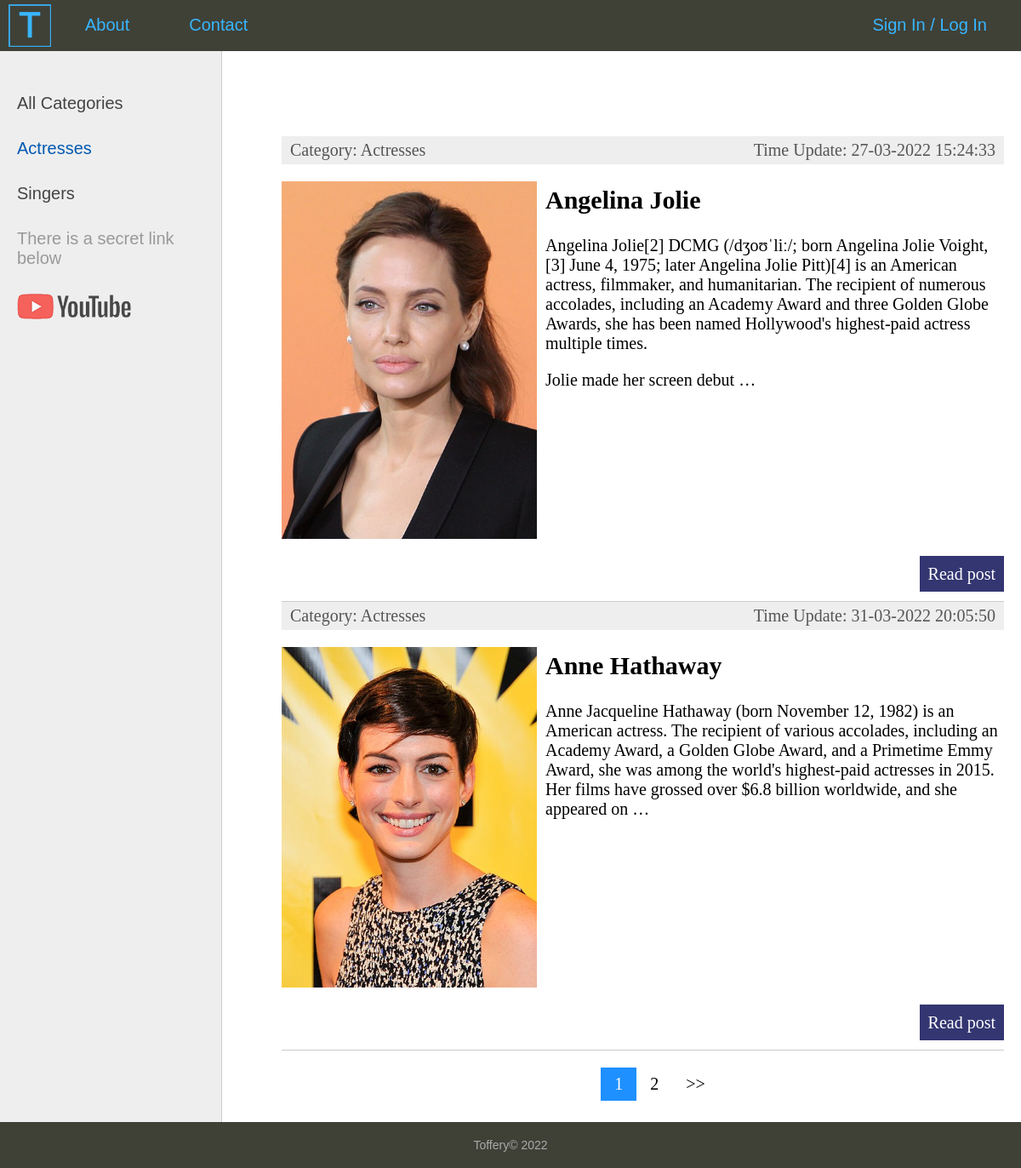
The app's page /category/actresses/ with its own data.
### women/models.py (models this page shows, shortened)
class Category(models.Model):
    name = models.CharField(max_length=100, db_index=True, verbose_name='Category')
    slug = models.SlugField(max_length=255, unique=True, db_index=True, verbose_name='URL')
    def __str__(self):
        return self.name
    def get_absolute_url(self):
        return reverse('category', kwargs={'cat_slug': self.slug})
    class Meta:
        verbose_name = 'Category'
        verbose_name_plural = 'Categories'
        ordering = ['name']

class Women(models.Model):
    title = models.CharField(max_length=255, verbose_name='Title')
    slug = models.SlugField(max_length=255, unique=True, db_index=True, verbose_name='URL')
    content = models.TextField(blank=True, verbose_name='Content')
    photo = models.ImageField(upload_to='photos/%Y/%m/%d/', verbose_name='Photo')
    time_create = models.DateTimeField(auto_now_add=True, verbose_name='Time Create')
    time_update = models.DateTimeField(auto_now=True, verbose_name='Time Update')
    is_published = models.BooleanField(default=True, verbose_name='Is Published')
    cat = models.ForeignKey('Category', on_delete=models.PROTECT, null=True, verbose_name='Category')
    def get_absolute_url(self):
        return reverse('post', kwargs={'post_slug': self.slug})
    class Meta:
        verbose_name = 'Famous women'
        verbose_name_plural = 'Famous women'
        ordering = ['title', 'time_create']

### women/views.py (the view)
# urls.py: path('category/<slug:cat_slug>/', ShowCategory.as_view(), name='category'),
class ShowCategory(DataMixin, ListView):
    model = Women
    template_name = 'women/index.html'
    context_object_name = 'posts'
    allow_empty = False
    def get_queryset(self):
        return Women.objects.filter(
            cat__slug=self.kwargs['cat_slug'],
            is_published=True
        ).select_related('cat')
    def get_context_data(self, *, object_list=None, **kwargs):
        context = super().get_context_data(**kwargs)
        c = Category.objects.get(slug=self.kwargs['cat_slug'])
        c_def = self.get_user_context(
            title='Категория - ' + c.name,
            cat_selected=c.pk
        )
        context.update(c_def)
        return context

### women/utils.py (called while the page is built)
    def get_user_context(self, **kwargs):
        context = kwargs
        cats = Category.objects.annotate(Count('women'))
        user_menu = menu.copy()
        if not self.request.user.is_authenticated:
            user_menu.pop(1)
        context['menu'] = user_menu
        context['cats'] = cats
        if 'cat_selected' not in context:
            context['cat_selected'] = None
        return context

### women/templates/women/index.html (shortened to what this page needs)
{% extends 'women/base.html' %}
{% block content %}
<ul class="list-articles">
	{% for p in posts %}
	<li>
		<div class="article-panel">
			<p class="first"> Category: {{ p.cat }} </p>
			<p class="last"> Time Update: {{ p.time_update|date:"d-m-Y H:i:s" }}</p>
		</div>
		{% if p.photo %}
		    <p> <img class="img-article-left" src="{{p.photo.url}}"> </p>
		{% endif %}
		<h2> {{ p.title }} </h2>
			{% autoescape on %}
			{{ p.content|linebreaks|truncatewords:50 }}
			{% endautoescape %}
		<p class="link-read-post"> <a href="{{ p.get_absolute_url }}"> Read post </a> </p>
	</li>
	{% endfor %}
</ul>
{% endblock %}

### women/templates/women/base.html (shortened to what this page needs)
{% load static %}
<!DOCTYPE html>
<html>
<head>
	<link type="text/css" href="{% static 'women/css/styles.css' %}" rel="stylesheet" />
</head>
<body>
<table class="table-page" border=0 cellpadding="0" cellspacing="0">
<tr><td valign=top>
{% block mainmenu %}
<div class="header">
	<ul id="mainmenu" class="mainmenu">
		<li class="logo">
			<a href="{% url 'home' %}">
				<div class="logo"></div>
			</a>
		</li>
		{% for m in menu %}
			<li> <a href="{% url m.url_name %}"> {{ m.title }} </a> </li>
		{% endfor %}
		{% if request.user.is_authenticated %}
			<li class="last"> Hi, {{user.username}} / <a href="{% url 'logout' %}">Log Out</a></li>
		{% else %}
			<li class="last"><a href="{% url 'register' %}">Sign In</a> / <a href="{% url 'login' %}">Log In</a></li>
		{% endif %}
	</ul>
</div>
{% endblock mainmenu %}
<table class="table-content" border=0 cellpadding="0" cellspacing="0">
<tr>
<td valign="top" class="left-chapters">
<ul id="leftchapters">
{% if cat_selected == 0 %}
	<li class="selected"> All Categories </li>
{% else %}
	<li> <a href="{% url 'home' %}"> All Categories </a> </li>
{% endif %}
{% for c in cats %}
	{% if c.women__count > 0 %}
		{% if c.pk == cat_selected %}
			<li class="selected">{{c.name}}</li>
		{% else %}
			<li><a href="{{ c.get_absolute_url }}">{{c.name}}</a></li>
		{% endif %}
	{% endif %}
{% endfor %}
		<li class="share">
			<p>There is a secret link below</p>
			<a class="share-yt" href="https://www.github.com/Toffery" target="_blank"></a>
		</li>
	</ul>
</td>
<td valign="top" class="content">
<div class="content-text">
{% block content %}
{% endblock %}
{% if page_obj.has_other_pages %}
	<div class="center">
	<nav class="pagination"><ul>
	{% for p in paginator.page_range %}
		{% if page_obj.number == p %}
			<a class="active">{{ p }}</a>
		{% elif p >= page_obj.number|add:-2 and p <= page_obj.number|add:2  %}
			<a href="?page={{ p }}">{{ p }}</a>
		{% endif %}
	{% endfor %}
	{% if page_obj.has_next %}
		<a href="?page={{ page_obj.next_page_number }}">>></a>
	{% endif %}
	</ul>
	</nav>
	</div>
{% endif %}
</div>
</td></tr></table>
</td></tr>
<tr><td valign=top>
	<div id="footer">
		<p>Toffery&copy; 2022</p>
	</div>
</td></tr></table>
</body>
</html>

### women/static/women/css/styles.css (style rules this page uses)
html, body { font-family: 'Arial'; margin: 0; padding: 0; height: 100%; width: 100%; color: #444; }
a { color: #0059b2; text-decoration: none; }
img { max-width: 600px; height: auto; }
img.img-article-left { max-width: 300px; height: auto; float: left; padding: 0 10px 10px 0; }
p.link-read-post { text-align: right; }
p.link-read-post a { padding: 10px; min-width: 100px; background: #333671; color: #fff; text-decoration: none; }
div.article-panel { background: #eee; padding: 5px 10px 5px 10px; box-sizing: border-box; overflow: hidden; color: #555; }
div.article-panel p.first { margin: 0; float: left; }
div.article-panel p.last { margin: 0; float: right; }
ul.list-articles { list-style: none; margin: 0; padding: 0; }
ul.list-articles li { border-bottom: 1px solid #ccc; }
.table-page { width: 100%; height: 100%; vertical-align: top; }
.table-page tr { height: 100%; }
.header { background: #3F4137; height: 60px; }
.logo { background: url('../images/mylogocropped.png') no-repeat 10px 5px; width: 70px; height: 60px; }
ul.mainmenu { list-style: none; margin: 0; padding: 0; height: 60px; color: #38B6FF; font-size: 20px; overflow: hidden; }
ul.mainmenu li { float: left; margin: 18px 40px 0 30px; }
ul.mainmenu li.logo { margin: 0; }
ul.mainmenu li.last { float: right; }
ul.mainmenu li a { color: #38B6FF; text-decoration: none; }
.table-content { width: 100%; min-height: 100%; height: 100%; }
.left-chapters { margin: 0; background: #eee; border-right: 1px solid #ccc; min-height: 100%; }
.left-chapters ul { width: 230px; min-height: 100%; margin: 0; padding: 20px 10px 10px 20px; list-style: none; font-size: 20px; }
.left-chapters ul li { margin: 30px 0 0 0; color: #999; }
.left-chapters ul li.selected { color: #0059b2; }
.left-chapters ul li a { color: #444; text-decoration: none; }
.left-chapters ul li.share { margin: 30px 0 0 0; }
.left-chapters ul li.share p { margin: 30px 0 30px 0; }
.left-chapters ul li.share a { display: inline-block; width: 40px; height: 40px; margin: 0 20px 0 0; }
.left-chapters ul li.share a.share-yt { width: 100%; height: 30px; background: url('../images/share_yt.png') no-repeat 0 0 }
.content { padding: 40px 20px 20px 40px; width: 100%; box-sizing: border-box; }
.content-text { margin: 60px 0 0 30px; color: #000; font-size: 20px; font-family: Yandex Sans Display Light; }
#footer { box-sizing: border-box; background: #3F4137; padding: 5px; color: #aaa; font-size: 14px; font-family: Verdana, Geneva, Arial, Helvetica; text-align: center; overflow: hidden; }
.center { text-align: center; }
.pagination { display: inline-block; }
.pagination a { color: black; float: left; padding: 8px 16px; text-decoration: none; transition: background-color .3s; }
.pagination a.active { background-color: dodgerblue; color: white; }

### records on screen
Category: name "Actresses"
Category: name "Singers"
Women: cat "Actresses", time_update "27-03-2022 15:24:33", photo (picture), title "Angelina Jolie", content "Angelina Jolie[2] DCMG (/dʒoʊˈliː/; born Angelina Jolie Voight,[3] June 4, 1975; later Angelina Jolie Pitt)[4] is an American actress, filmmaker, and humanitarian. The recipient of numerous accolades, including an Academy Award and three Golden Globe Awards, she has been named Hollywood's highest-paid actress multiple times. Jolie made her screen debut …"
Women: cat "Actresses", time_update "31-03-2022 20:05:50", photo (picture), title "Anne Hathaway", content "Anne Jacqueline Hathaway (born November 12, 1982) is an American actress. The recipient of various accolades, including an Academy Award, a Golden Globe Award, and a Primetime Emmy Award, she was among the world's highest-paid actresses in 2015. Her films have grossed over $6.8 billion worldwide, and she appeared on …"

### other values on screen
{{ m.title }} "About" "Contact"
{{ p }} "1"
{{ p }} "2"
